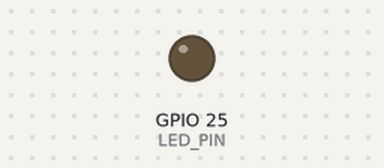
This sketch was run on a simulated ESP32. Parts: output pins drawn as LEDs (lit = HIGH). WiFi joins after 1.5 s; servers stay silent unless stated; what the sketch prints to the serial monitor is not drawn.

Above: at 1.1 s.
At 3.6 s:
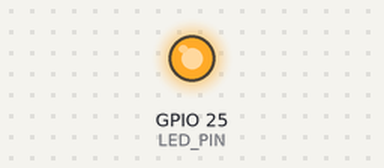
Timing chart, 0 to 5.1 s (numbered marks = the images above):
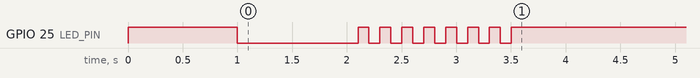

The sketch:

3-1.ino
```cpp
// wifi

#include <WiFi.h>

const byte LED_PIN = 25;
bool ledFlag = true;

const char *ssid = "";
const char *password = "";
IPAddress ip(192, 168, 30, 100);
IPAddress gateway(192, 168, 30, 1);
IPAddress subnet(255, 255, 255, 0);

void setup() {
  Serial.begin(115200);
  Serial.println();
  pinMode(LED_PIN, OUTPUT);
  digitalWrite(LED_PIN, HIGH);
  delay(1000);
  digitalWrite(LED_PIN, LOW);
  delay(1000);
  WiFi.config(ip, gateway, subnet);
  WiFi.begin(ssid, password);
  while(WiFi.status() != WL_CONNECTED) {
    ledFlag = !ledFlag;
    digitalWrite(LED_PIN, ledFlag);
    delay(100);
    Serial.print(".");
  }
  Serial.print("WiFi connected. IP address: ");
  Serial.println(WiFi.localIP());
  digitalWrite(LED_PIN, HIGH);
}

void loop() {
}
```
